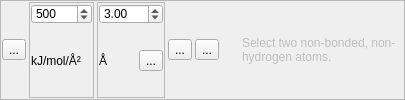
                  <widget class="QFrame" name="_rebuild_dist_restraint_container">
                   <property name="minimumSize">
                    <size>
                     <width>0</width>
                     <height>0</height>
                    </size>
                   </property>
                   <property name="frameShape">
                    <enum>QFrame::StyledPanel</enum>
                   </property>
                   <property name="frameShadow">
                    <enum>QFrame::Raised</enum>
                   </property>
                   <layout class="QHBoxLayout" name="horizontalLayout_36">
                    <property name="spacing">
                     <number>3</number>
                    </property>
                    <property name="leftMargin">
                     <number>1</number>
                    </property>
                    <property name="topMargin">
                     <number>1</number>
                    </property>
                    <property name="rightMargin">
                     <number>1</number>
                    </property>
                    <property name="bottomMargin">
                     <number>1</number>
                    </property>
                    <item>
                     <widget class="QToolButton" name="_rebuild_dist_restraint_apply_button">
                      <property name="toolTip">
                       <string>Apply a distance restraint between the selected atoms</string>
                      </property>
                      <property name="text">
                       <string>...</string>
                      </property>
                      <property name="icon">
                       <iconset resource="../resources/resources.qrc">
                        <normaloff>:/icons/distance-restraint-icon.png</normaloff>:/icons/distance-restraint-icon.png</iconset>
                      </property>
                      <property name="iconSize">
                       <size>
                        <width>36</width>
                        <height>36</height>
                       </size>
                      </property>
                     </widget>
                    </item>
                    <item>
                     <widget class="QFrame" name="frame_9">
                      <property name="minimumSize">
                       <size>
                        <width>0</width>
                        <height>0</height>
                       </size>
                      </property>
                      <property name="toolTip">
                       <string>Spring constant for the next position restraint</string>
                      </property>
                      <property name="frameShape">
                       <enum>QFrame::StyledPanel</enum>
                      </property>
                      <property name="frameShadow">
                       <enum>QFrame::Raised</enum>
                      </property>
                      <layout class="QVBoxLayout" name="verticalLayout_21">
                       <property name="spacing">
                        <number>1</number>
                       </property>
                       <property name="leftMargin">
                        <number>1</number>
                       </property>
                       <property name="topMargin">
                        <number>1</number>
                       </property>
                       <property name="rightMargin">
                        <number>1</number>
                       </property>
                       <property name="bottomMargin">
                        <number>1</number>
                       </property>
                       <item>
                        <widget class="QDoubleSpinBox" name="_rebuild_dist_restraint_spring_constant">
                         <property name="maximumSize">
                          <size>
                           <width>16777215</width>
                           <height>20</height>
                          </size>
                         </property>
                         <property name="toolTip">
                          <string>Spring constant for the next distance restraint</string>
                         </property>
                         <property name="decimals">
                          <number>0</number>
                         </property>
                         <property name="maximum">
                          <double>10000.000000000000000</double>
                         </property>
                         <property name="singleStep">
                          <double>10.000000000000000</double>
                         </property>
                         <property name="value">
                          <double>500.000000000000000</double>
                         </property>
                        </widget>
                       </item>
                       <item>
                        <widget class="QLabel" name="label_36">
                         <property name="toolTip">
                          <string>Spring constant for the next position restraint</string>
                         </property>
                         <property name="text">
                          <string>kJ/mol/Å²</string>
                         </property>
                        </widget>
                       </item>
                      </layout>
                     </widget>
                    </item>
                    <item>
                     <widget class="QFrame" name="frame_11">
                      <property name="minimumSize">
                       <size>
                        <width>0</width>
                        <height>0</height>
                       </size>
                      </property>
                      <property name="toolTip">
                       <string>Spring constant for the next position restraint</string>
                      </property>
                      <property name="frameShape">
                       <enum>QFrame::StyledPanel</enum>
                      </property>
                      <property name="frameShadow">
                       <enum>QFrame::Raised</enum>
                      </property>
                      <layout class="QVBoxLayout" name="verticalLayout_22">
                       <property name="spacing">
                        <number>1</number>
                       </property>
                       <property name="leftMargin">
                        <number>1</number>
                       </property>
                       <property name="topMargin">
                        <number>1</number>
                       </property>
                       <property name="rightMargin">
                        <number>1</number>
                       </property>
                       <property name="bottomMargin">
                        <number>1</number>
                       </property>
                       <item>
                        <widget class="QDoubleSpinBox" name="_rebuild_dist_restraint_target_distance">
                         <property name="maximumSize">
                          <size>
                           <width>16777215</width>
                           <height>20</height>
                          </size>
                         </property>
                         <property name="toolTip">
                          <string>Target distance for the next distance restraint</string>
                         </property>
                         <property name="decimals">
                          <number>2</number>
                         </property>
                         <property name="maximum">
                          <double>100.000000000000000</double>
                         </property>
                         <property name="singleStep">
                          <double>0.050000000000000</double>
                         </property>
                         <property name="value">
                          <double>3.000000000000000</double>
                         </property>
                        </widget>
                       </item>
                       <item>
                        <widget class="QFrame" name="frame_12">
                         <property name="frameShape">
                          <enum>QFrame::NoFrame</enum>
                         </property>
                         <property name="frameShadow">
                          <enum>QFrame::Raised</enum>
                         </property>
                         <layout class="QHBoxLayout" name="horizontalLayout_40">
                          <property name="spacing">
                           <number>2</number>
                          </property>
                          <property name="leftMargin">
                           <number>0</number>
                          </property>
                          <property name="topMargin">
                           <number>0</number>
                          </property>
                          <property name="rightMargin">
                           <number>0</number>
                          </property>
                          <property name="bottomMargin">
                           <number>0</number>
                          </property>
                          <item>
                           <widget class="QLabel" name="label_37">
                            <property name="toolTip">
                             <string>Spring constant for the next position restraint</string>
                            </property>
                            <property name="text">
                             <string>Å</string>
                            </property>
                           </widget>
                          </item>
                          <item>
                           <widget class="QToolButton" name="_rebuild_dist_restraint_set_target_to_current_distance_button">
                            <property name="toolTip">
                             <string>Set to current interatomic distance</string>
                            </property>
                            <property name="text">
                             <string>...</string>
                            </property>
                            <property name="icon">
                             <iconset resource="../resources/resources.qrc">
                              <normaloff>:/icons/diagonal-arrows.png</normaloff>:/icons/diagonal-arrows.png</iconset>
                            </property>
                            <property name="iconSize">
                             <size>
                              <width>18</width>
                              <height>18</height>
                             </size>
                            </property>
                           </widget>
                          </item>
                         </layout>
                        </widget>
                       </item>
                      </layout>
                     </widget>
                    </item>
                    <item>
                     <widget class="QToolButton" name="_rebuild_remove_distance_restraint_button">
                      <property name="toolTip">
                       <string>Remove the selected distance restraint</string>
                      </property>
                      <property name="text">
                       <string>...</string>
                      </property>
                      <property name="icon">
                       <iconset resource="../resources/resources.qrc">
                        <normaloff>:/icons/red-x-icon.png</normaloff>:/icons/red-x-icon.png</iconset>
                      </property>
                      <property name="iconSize">
                       <size>
                        <width>36</width>
                        <height>36</height>
                       </size>
                      </property>
                     </widget>
                    </item>
                    <item>
                     <widget class="QToolButton" name="_rebuild_remove_all_distance_restraints_button">
                      <property name="toolTip">
                       <string>Remove all distance restraints involving selected atoms</string>
                      </property>
                      <property name="text">
                       <string>...</string>
                      </property>
                      <property name="icon">
                       <iconset resource="../resources/resources.qrc">
                        <normaloff>:/icons/multi-x.png</normaloff>:/icons/multi-x.png</iconset>
                      </property>
                      <property name="iconSize">
                       <size>
                        <width>36</width>
                        <height>36</height>
                       </size>
                      </property>
                     </widget>
                    </item>
                    <item>
                     <spacer name="horizontalSpacer_21">
                      <property name="orientation">
                       <enum>Qt::Horizontal</enum>
                      </property>
                      <property name="sizeHint" stdset="0">
                       <size>
                        <width>20</width>
                        <height>20</height>
                       </size>
                      </property>
                     </spacer>
                    </item>
                    <item>
                     <widget class="QLabel" name="_distance_restraints_hint_label">
                      <property name="enabled">
                       <bool>false</bool>
                      </property>
                      <property name="sizePolicy">
                       <sizepolicy hsizetype="Expanding" vsizetype="Preferred">
                        <horstretch>0</horstretch>
                        <verstretch>0</verstretch>
                       </sizepolicy>
                      </property>
                      <property name="minimumSize">
                       <size>
                        <width>161</width>
                        <height>0</height>
                       </size>
                      </property>
                      <property name="text">
                       <string>&lt;html&gt;&lt;head/&gt;&lt;body&gt;&lt;p&gt;Select two non-bonded, non-hydrogen atoms.&lt;/p&gt;&lt;/body&gt;&lt;/html&gt;</string>
                      </property>
                      <property name="wordWrap">
                       <bool>true</bool>
                      </property>
                     </widget>
                    </item>
                   </layout>
                  </widget>
